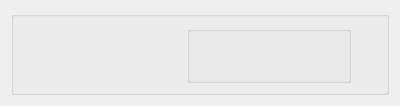
<?xml version="1.0" encoding="UTF-8"?>
<ui version="4.0">
 <class>Form</class>
 <widget class="QWidget" name="Form">
  <property name="geometry">
   <rect>
    <x>0</x>
    <y>0</y>
    <width>400</width>
    <height>106</height>
   </rect>
  </property>
  <property name="windowTitle">
   <string>Form</string>
  </property>
  <layout class="QVBoxLayout" name="verticalLayout">
   <item>
    <widget class="QGroupBox" name="groupBox">
     <property name="title">
      <string/>
     </property>
     <layout class="QHBoxLayout" name="horizontalLayout">
      <item>
       <layout class="QHBoxLayout" name="horizontalLayout_2">
        <property name="leftMargin">
         <number>0</number>
        </property>
        <property name="bottomMargin">
         <number>0</number>
        </property>
        <item>
         <spacer name="horizontalSpacer">
          <property name="orientation">
           <enum>Qt::Horizontal</enum>
          </property>
          <property name="sizeType">
           <enum>QSizePolicy::MinimumExpanding</enum>
          </property>
          <property name="sizeHint" stdset="0">
           <size>
            <width>40</width>
            <height>20</height>
           </size>
          </property>
         </spacer>
        </item>
        <item>
         <widget class="QGroupBox" name="groupBox_2">
          <property name="sizePolicy">
           <sizepolicy hsizetype="MinimumExpanding" vsizetype="Preferred">
            <horstretch>0</horstretch>
            <verstretch>0</verstretch>
           </sizepolicy>
          </property>
          <property name="title">
           <string/>
          </property>
          <layout class="QVBoxLayout" name="verticalLayout_3">
           <property name="topMargin">
            <number>0</number>
           </property>
           <property name="bottomMargin">
            <number>0</number>
           </property>
           <item>
            <widget class="QLabel" name="label_2">
             <property name="sizePolicy">
              <sizepolicy hsizetype="Preferred" vsizetype="MinimumExpanding">
               <horstretch>0</horstretch>
               <verstretch>0</verstretch>
              </sizepolicy>
             </property>
             <property name="styleSheet">
              <string notr="true">font: 12pt &quot;Calibri&quot;;</string>
             </property>
             <property name="text">
              <string/>
             </property>
             <property name="wordWrap">
              <bool>true</bool>
             </property>
            </widget>
           </item>
          </layout>
         </widget>
        </item>
       </layout>
      </item>
      <item>
       <layout class="QVBoxLayout" name="verticalLayout_2">
        <item>
         <widget class="QLabel" name="label">
          <property name="sizePolicy">
           <sizepolicy hsizetype="Fixed" vsizetype="Fixed">
            <horstretch>0</horstretch>
            <verstretch>0</verstretch>
           </sizepolicy>
          </property>
          <property name="text">
           <string/>
          </property>
          <property name="pixmap">
           <pixmap>../img/icoUser.jpg</pixmap>
          </property>
         </widget>
        </item>
        <item>
         <spacer name="verticalSpacer">
          <property name="orientation">
           <enum>Qt::Vertical</enum>
          </property>
          <property name="sizeHint" stdset="0">
           <size>
            <width>20</width>
            <height>40</height>
           </size>
          </property>
         </spacer>
        </item>
       </layout>
      </item>
     </layout>
    </widget>
   </item>
  </layout>
 </widget>
 <resources/>
 <connections/>
</ui>
